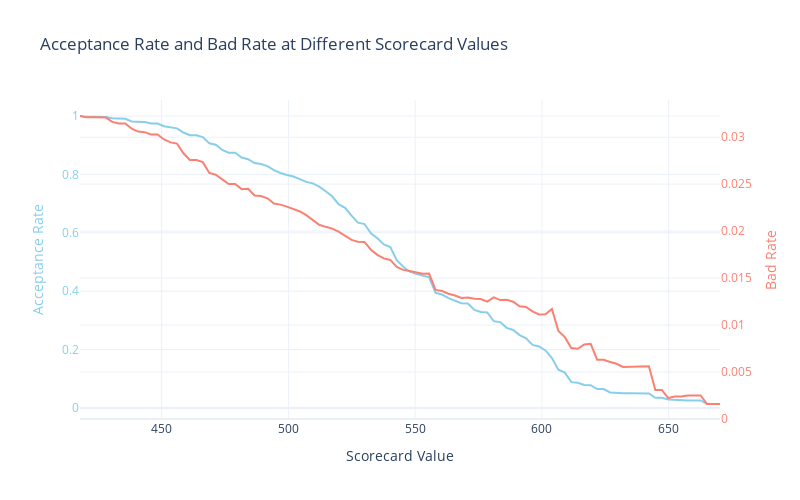

Notebook code cell kept with this figure:
### Code cell
import plotly.graph_objects as go
import numpy as np

# Get the minimum and maximum score values
score_min = test_final['score'].min()
score_max = test_final['score'].max()

# Generate thresholds
thresholds = np.linspace(score_min, score_max, 100)

# Initialize lists to store results
acceptance_rates = []
default_rates = []

# Total weight in the dataset
total_weight = test_final['_freq_'].sum()

for threshold in thresholds:
    # Select the customers whose score is greater than or equal to the threshold
    accepted = test_final[test_final['score'] >= threshold]
    
    # Calculate the total weight for accepted customers
    accepted_weight = accepted['_freq_'].sum()
    
    # Calculate the weighted acceptance rate
    acceptance_rate = accepted_weight / total_weight
    acceptance_rates.append(acceptance_rate)
    
    # Calculate the total weight for defaults (GB == 1) among accepted customers
    default_weight = accepted[accepted['GB'] == 1]['_freq_'].sum()
    
    # Calculate the weighted default rate
    default_rate = default_weight / accepted_weight if accepted_weight > 0 else 0
    default_rates.append(default_rate)

# Create the figure
fig = go.Figure()

# Add the acceptance rate trace
fig.add_trace(go.Scatter(
    x=thresholds,
    y=acceptance_rates,
    mode='lines',
    name='Acceptance Rate',
    line=dict(color='skyblue')
))

# Add the default rate trace
fig.add_trace(go.Scatter(
    x=thresholds,
    y=default_rates,
    mode='lines',
    name='Bad Rate',
    line=dict(color='salmon'),
    yaxis='y2'
))

# Update the layout
fig.update_layout(
    title='Acceptance Rate and Bad Rate at Different Scorecard Values',
    xaxis=dict(title='Scorecard Value'),
    yaxis=dict(
        title='Acceptance Rate',
        titlefont=dict(color='skyblue'),
        tickfont=dict(color='skyblue')
    ),
    yaxis2=dict(
        title='Bad Rate',
        titlefont=dict(color='salmon'),
        tickfont=dict(color='salmon'),
        overlaying='y',
        side='right'
    ),
    template='plotly_white',
    width = 800,
    height = 500
)

fig.update_layout(showlegend=False)

# Show the figure
fig.show()

### Figure 1 — Plotly figure (JSON) as saved in the notebook; plotly's stock layout.template omitted (floating-point values rounded to 4 significant figures)
{"data": [{"line": {"color": "skyblue"}, "mode": "lines", "name": "Acceptance Rate", "type": "scatter", "x": [417.8, 420.4, 422.9, 425.5, 428.0, 430.6, 433.1, 435.7, 438.2, 440.8, 443.3, 445.9, 448.4, 451.0, 453.5, 456.1, 458.6, 461.2, 463.7, 466.3, 468.8, 471.4, 473.9, 476.5, 479.0, 481.6, 484.1, 486.7, 489.2, 491.8, 494.3, 496.9, 499.4, 502.0, 504.5, 507.1, 509.6, 512.2, 514.7, 517.3, 519.8, 522.4, 524.9, 527.4, 530.0, 532.5, 535.1, 537.6, 540.2, 542.7, 545.3, 547.8, 550.4, 552.9, 555.5, 558.0, 560.6, 563.1, 565.7, 568.2, 570.8, 573.3, 575.9, 578.4, 581.0, 583.5, 586.1, 588.6, 591.2, 593.7, 596.3, 598.8, 601.4, 603.9, 606.5, 609.0, 611.6, 614.1, 616.7, 619.2, 621.8, 624.3, 626.9, 629.4, 632.0, 634.5, 637.1, 639.6, 642.2, 644.7, 647.3, 649.8, 652.4, 654.9, 657.5, 660.0, 662.6, 665.1, 667.7, 670.2], "y": [1, 0.9972, 0.9972, 0.9965, 0.9965, 0.9927, 0.9905, 0.9905, 0.9813, 0.9803, 0.9796, 0.974, 0.974, 0.9648, 0.9619, 0.9578, 0.9435, 0.9342, 0.9342, 0.928, 0.9063, 0.9015, 0.8838, 0.8741, 0.8741, 0.8578, 0.8518, 0.8387, 0.8353, 0.8285, 0.8148, 0.8048, 0.798, 0.7926, 0.7838, 0.7742, 0.7692, 0.7583, 0.7423, 0.725, 0.6978, 0.6856, 0.659, 0.6346, 0.6299, 0.5979, 0.5811, 0.5599, 0.5513, 0.5063, 0.4838, 0.4667, 0.4594, 0.4522, 0.4476, 0.3945, 0.3885, 0.376, 0.3681, 0.3588, 0.3575, 0.3359, 0.3287, 0.3273, 0.2974, 0.294, 0.2745, 0.2672, 0.2494, 0.2383, 0.216, 0.2107, 0.197, 0.171, 0.1309, 0.1211, 0.08841, 0.08645, 0.07869, 0.07804, 0.06492, 0.06492, 0.05323, 0.05127, 0.0506, 0.0506, 0.04996, 0.04996, 0.04996, 0.03495, 0.03495, 0.0291, 0.02716, 0.02716, 0.02587, 0.02587, 0.02587, 0.01357, 0.01357, 0.01357]}, {"line": {"color": "salmon"}, "mode": "lines", "name": "Bad Rate", "type": "scatter", "x": [417.8, 420.4, 422.9, 425.5, 428.0, 430.6, 433.1, 435.7, 438.2, 440.8, 443.3, 445.9, 448.4, 451.0, 453.5, 456.1, 458.6, 461.2, 463.7, 466.3, 468.8, 471.4, 473.9, 476.5, 479.0, 481.6, 484.1, 486.7, 489.2, 491.8, 494.3, 496.9, 499.4, 502.0, 504.5, 507.1, 509.6, 512.2, 514.7, 517.3, 519.8, 522.4, 524.9, 527.4, 530.0, 532.5, 535.1, 537.6, 540.2, 542.7, 545.3, 547.8, 550.4, 552.9, 555.5, 558.0, 560.6, 563.1, 565.7, 568.2, 570.8, 573.3, 575.9, 578.4, 581.0, 583.5, 586.1, 588.6, 591.2, 593.7, 596.3, 598.8, 601.4, 603.9, 606.5, 609.0, 611.6, 614.1, 616.7, 619.2, 621.8, 624.3, 626.9, 629.4, 632.0, 634.5, 637.1, 639.6, 642.2, 644.7, 647.3, 649.8, 652.4, 654.9, 657.5, 660.0, 662.6, 665.1, 667.7, 670.2], "y": [0.03226, 0.03211, 0.03211, 0.03209, 0.03209, 0.03163, 0.03146, 0.03146, 0.0309, 0.0306, 0.03054, 0.03029, 0.03029, 0.02976, 0.02945, 0.02932, 0.02829, 0.02758, 0.02758, 0.02735, 0.0262, 0.026, 0.02552, 0.02502, 0.02502, 0.02447, 0.02451, 0.0238, 0.02374, 0.02349, 0.02294, 0.02282, 0.02261, 0.02239, 0.02209, 0.02169, 0.02114, 0.02068, 0.02045, 0.02026, 0.01994, 0.01948, 0.01906, 0.01888, 0.01884, 0.01802, 0.01747, 0.01709, 0.01693, 0.01618, 0.01587, 0.01576, 0.01563, 0.01546, 0.01547, 0.01374, 0.01362, 0.01333, 0.01315, 0.01289, 0.01293, 0.0128, 0.01276, 0.01248, 0.01294, 0.01265, 0.01269, 0.01247, 0.01198, 0.01191, 0.01145, 0.01112, 0.01113, 0.01169, 0.009364, 0.008705, 0.007541, 0.007463, 0.007926, 0.007991, 0.006293, 0.006293, 0.006061, 0.005872, 0.005525, 0.005525, 0.005596, 0.005596, 0.005596, 0.003077, 0.003077, 0.002217, 0.002375, 0.002375, 0.002494, 0.002494, 0.002494, 0.001585, 0.001585, 0.001585], "yaxis": "y2"}], "layout": {"height": 500, "showlegend": false, "title": {"text": "Acceptance Rate and Bad Rate at Different Scorecard Values"}, "width": 800, "xaxis": {"title": {"text": "Scorecard Value"}}, "yaxis": {"tickfont": {"color": "skyblue"}, "title": {"font": {"color": "skyblue"}, "text": "Acceptance Rate"}}, "yaxis2": {"overlaying": "y", "side": "right", "tickfont": {"color": "salmon"}, "title": {"font": {"color": "salmon"}, "text": "Bad Rate"}}}}
